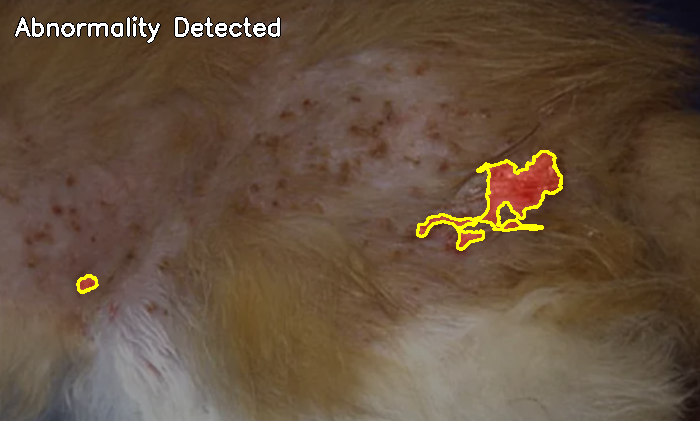
#> input picture batch_results/overlays/Allergy dermatitis/AD1.png, 700 x 421 px; its folder holds only this picture in this run
$ python Batch_Test.py 'batch_results/overlays/Allergy dermatitis'   (older library calls are emulated)
#> lines starting #> are read from the running program, lines starting #| are printed output that depends on the picture; after the words box and inside, x2 and y2 are one past the last pixel; in counts of white or black regions, pixels touching at a corner belong together
### Puspin_v1.py
import cv2
import numpy as np
from dataclasses import dataclass

@dataclass
class FADResult:
    risk_level: str
    redness_score: float
    bald_area_ratio: float
    lesion_circularity: float
    affected_pixel_count: int
    overlay_image: np.ndarray
    metrics: dict


K_SENSITIVITY = 2.0
MIN_AREA_SIG = 0.005

def preprocess(image_bgr: np.ndarray) -> dict:
    h, w = image_bgr.shape[:2]
    scale = 700 / max(h, w)
    if scale < 1.0:
        image_bgr = cv2.resize(image_bgr, (int(w * scale), int(h * scale)))

    denoised = cv2.bilateralFilter(image_bgr, d=9, sigmaColor=75, sigmaSpace=75)

    return {
        "bgr":          denoised,
        "hsv":          cv2.cvtColor(denoised, cv2.COLOR_BGR2HSV),
        "lab":          cv2.cvtColor(denoised, cv2.COLOR_BGR2LAB),
        "gray":         cv2.cvtColor(denoised, cv2.COLOR_BGR2GRAY),
        "original_bgr": image_bgr,
    }


def get_cat_mask(data: dict) -> np.ndarray:
    hsv  = data["hsv"]
    gray = data["gray"]
    s, v = hsv[:, :, 1], hsv[:, :, 2]

    gray_f  = gray.astype(np.float32)
    mean_sq = cv2.blur(gray_f ** 2, (15, 15))
    mean    = cv2.blur(gray_f,      (15, 15))
    texture = np.sqrt((mean_sq - mean ** 2).clip(0))

    bg = ((s < 30) & (v > 200)) | ((texture < 8) & (v > 180))
    kernel = cv2.getStructuringElement(cv2.MORPH_ELLIPSE, (15, 15))
    bg = cv2.dilate(bg.astype(np.uint8), kernel, iterations=2)

    return ((1 - bg) * 255).astype(np.uint8)


def compute_edge_anomaly(gray: np.ndarray, cat_mask: np.ndarray) -> np.ndarray:
    sx = cv2.Sobel(gray, cv2.CV_64F, 1, 0, ksize=3)
    sy = cv2.Sobel(gray, cv2.CV_64F, 0, 1, ksize=3)
    sobel_mag = np.sqrt(sx**2 + sy**2)

    cat_vals = sobel_mag[cat_mask > 0]
    sobel_norm = (sobel_mag / cat_vals.max()).clip(0, 1) if cat_vals.max() > 0 else sobel_mag * 0

    sobel_f    = sobel_norm.astype(np.float32)
    local_mean = cv2.blur(sobel_f, (25, 25))
    local_msq  = cv2.blur(sobel_f ** 2, (25, 25))
    local_var  = (local_msq - local_mean ** 2).clip(0)

    anomaly = local_var / (local_var.max() + 1e-6)
    return anomaly.astype(np.float32)

def compute_texture_map(gray: np.ndarray, cat_mask: np.ndarray) -> np.ndarray:
    gray_f  = gray.astype(np.float32)
    mean_sq = cv2.blur(gray_f ** 2, (9, 9))
    mean    = cv2.blur(gray_f,      (9, 9))
    texture = np.sqrt((mean_sq - mean ** 2).clip(0))

    max_tex = texture[cat_mask > 0].max() if cat_mask.any() else 1.0
    smooth_map = 1.0 - (texture / (max_tex + 1e-6)).clip(0, 1)
    return smooth_map.astype(np.float32)

def get_adaptive_candidate_mask(edge_anomaly, smooth_map, cat_mask, gray) -> np.ndarray:

    edge_complexity = np.std(edge_anomaly[cat_mask > 0]) if cat_mask.any() else 0.5
    texture_w = np.clip(edge_complexity * 2, 0.4, 0.8)
    edge_w = 1.0 - texture_w

    fused = (edge_w * edge_anomaly + texture_w * smooth_map).clip(0, 1)
    fused_u8 = cv2.bitwise_and((fused * 255).astype(np.uint8), (fused * 255).astype(np.uint8), mask=cat_mask)

    _, candidate = cv2.threshold(fused_u8, 0, 255, cv2.THRESH_BINARY + cv2.THRESH_OTSU)

    k = cv2.getStructuringElement(cv2.MORPH_ELLIPSE, (7, 7))
    return cv2.morphologyEx(candidate, cv2.MORPH_OPEN, k)

def confirm_lesions_statistically(data: dict, candidate_mask: np.ndarray, cat_mask: np.ndarray) -> tuple:
    a = data["lab"][:, :, 1].astype(np.float32)
    cat_a_vals = a[cat_mask > 0]

    baseline_a = float(np.mean(cat_a_vals)) if len(cat_a_vals) > 0 else 128.0
    std_a      = float(np.std(cat_a_vals))  if len(cat_a_vals) > 0 else 5.0

    threshold_a = baseline_a + (K_SENSITIVITY * std_a)

    inflamed = (a > threshold_a).astype(np.uint8) * 255
    lesion_mask = cv2.bitwise_and(candidate_mask, inflamed)

    return lesion_mask, baseline_a, std_a


def filter_blobs(mask: np.ndarray, max_frac=0.6) -> np.ndarray:
    total = mask.shape[0] * mask.shape[1]
    conts, _ = cv2.findContours(mask, cv2.RETR_EXTERNAL, cv2.CHAIN_APPROX_SIMPLE)
    out = np.zeros_like(mask)
    for cnt in conts:
        area = cv2.contourArea(cnt)
        if 100 < area < (total * max_frac):
            cv2.drawContours(out, [cnt], -1, 255, -1)
    return out

def analyze_shape(lesion_mask: np.ndarray, cat_mask: np.ndarray) -> dict:
    cat_pixels = np.sum(cat_mask > 0)
    conts, _ = cv2.findContours(lesion_mask, cv2.RETR_EXTERNAL, cv2.CHAIN_APPROX_SIMPLE)

    if not conts:
        return {"area_ratio": 0.0, "circularity": 0.0, "count": 0, "conts": []}

    largest = max(conts, key=cv2.contourArea)
    p = cv2.arcLength(largest, True)
    a = cv2.contourArea(largest)
    circ = (4 * np.pi * a) / (p**2) if p > 0 else 0

    return {
        "area_ratio": float(np.sum(lesion_mask > 0) / (cat_pixels + 1)),
        "circularity": min(circ, 1.0),
        "count": len(conts),
        "conts": conts
    }

def detect(image_bgr: np.ndarray) -> FADResult:
    data = preprocess(image_bgr)
    cat_mask = get_cat_mask(data)


    edge_map = compute_edge_anomaly(data["gray"], cat_mask)
    smooth_map = compute_texture_map(data["gray"], cat_mask)


    candidates = get_adaptive_candidate_mask(edge_map, smooth_map, cat_mask, data["gray"])


    lesion_mask, base_a, std_a = confirm_lesions_statistically(data, candidates, cat_mask)


    lesion_mask = filter_blobs(lesion_mask)


    shape = analyze_shape(lesion_mask, cat_mask)


    is_healthy = True
    if shape["area_ratio"] > MIN_AREA_SIG and shape["count"] > 0:
        is_healthy = False

    overlay = data["original_bgr"].copy()
    if not is_healthy:
        mask_color = np.zeros_like(overlay)
        mask_color[lesion_mask > 0] = [30, 30, 220]
        cv2.addWeighted(mask_color, 0.4, overlay, 0.6, 0, overlay)
        cv2.drawContours(overlay, shape["conts"], -1, (0, 255, 255), 2)
        status = "Abnormality Detected"
    else:
        status = "No Abnormality Detected"

    cv2.putText(overlay, status, (15, 35), cv2.FONT_HERSHEY_SIMPLEX, 0.8, (0,0,0), 4)
    cv2.putText(overlay, status, (15, 35), cv2.FONT_HERSHEY_SIMPLEX, 0.8, (255,255,255), 2)

    return FADResult(
        risk_level = "High" if not is_healthy else "Low",
        redness_score = float((base_a - 128) / 128),
        bald_area_ratio = shape["area_ratio"],
        lesion_circularity = shape["circularity"],
        affected_pixel_count = int(np.sum(lesion_mask > 0)),
        overlay_image = overlay,
        metrics = {"stat_base_redness": base_a, "stat_std_redness": std_a}
    )

# [6 lines that do not run on import are left out]

### Batch_Test.py
import os
import sys
import csv
import time
import argparse

import cv2

# If Puspin_v1.py is NOT in the same folder as this script, uncomment and edit:
# sys.path.append(r"F:\path\to\folder\containing\Puspin_v1")

from Puspin_v1 import detect

IMG_EXTS = {".png", ".jpg", ".jpeg", ".bmp", ".tiff"}

def find_images(root_folder):
    """Walk root_folder recursively, yield (full_path, category, filename)."""
    for dirpath, _, filenames in os.walk(root_folder):
        for fname in filenames:
            ext = os.path.splitext(fname)[1].lower()
            if ext in IMG_EXTS:
                full_path = os.path.join(dirpath, fname)
                category = os.path.basename(dirpath)
                yield full_path, category, fname


def run_batch(dataset_folder, output_folder):
    os.makedirs(output_folder, exist_ok=True)
    csv_path = os.path.join(output_folder, "results.csv")

    images = list(find_images(dataset_folder))
    total = len(images)
    if total == 0:
        print(f"No images found under: {dataset_folder}")
        return

    print(f"Found {total} image(s). Starting batch test...\n")

    rows = []
    errors = []
    risk_counts = {"High": 0, "Low": 0}
    start_time = time.time()

    for i, (full_path, category, fname) in enumerate(images, 1):
        print(f"[{i}/{total}] {category}/{fname} ... ", end="", flush=True)
        t0 = time.time()
        try:
            img = cv2.imread(full_path)
            if img is None:
                raise ValueError("cv2.imread returned None (unreadable/corrupt file)")

            result = detect(img)
            elapsed = time.time() - t0

            risk_counts[result.risk_level] = risk_counts.get(result.risk_level, 0) + 1

            rows.append({
                "filename": fname,
                "category": category,
                "full_path": full_path,
                "risk_level": result.risk_level,
                "redness_score": f"{result.redness_score * 100:.2f}%",
                "bald_area_ratio": f"{result.bald_area_ratio * 100:.2f}%",
                "lesion_circularity": result.lesion_circularity,
                "affected_pixel_count": result.affected_pixel_count,
                "stat_base_redness": result.metrics.get("stat_base_redness"),
                "stat_std_redness": result.metrics.get("stat_std_redness"),
                "processing_time_sec": round(elapsed, 3),
                "error": "",
            })

            # Save overlay image, mirroring category subfolder
            out_subfolder = os.path.join(output_folder, "overlays", category)
            os.makedirs(out_subfolder, exist_ok=True)
            out_path = os.path.join(out_subfolder, fname)
            cv2.imwrite(out_path, result.overlay_image)

            print(f"done ({result.risk_level}, {elapsed:.2f}s)")

        except Exception as e:
            elapsed = time.time() - t0
            errors.append((full_path, str(e)))
            rows.append({
                "filename": fname,
                "category": category,
                "full_path": full_path,
                "risk_level": "",
                "redness_score": "",
                "bald_area_ratio": "",
                "lesion_circularity": "",
                "affected_pixel_count": "",
                "stat_base_redness": "",
                "stat_std_redness": "",
                "processing_time_sec": round(elapsed, 3),
                "error": str(e),
            })
            print(f"ERROR: {e}")

    # Write CSV
    fieldnames = [
        "filename", "category", "full_path", "risk_level", "redness_score",
        "bald_area_ratio", "lesion_circularity", "affected_pixel_count",
        "stat_base_redness", "stat_std_redness", "processing_time_sec", "error",
    ]
    with open(csv_path, "w", newline="", encoding="utf-8") as f:
        writer = csv.DictWriter(f, fieldnames=fieldnames)
        writer.writeheader()
        writer.writerows(rows)

    total_time = time.time() - start_time

    # Summary
    print("\n" + "=" * 50)
    print("BATCH TEST SUMMARY")
    print("=" * 50)
    print(f"Total images:     {total}")
    print(f"Successful:       {total - len(errors)}")
    print(f"Errors:           {len(errors)}")
    for level, count in risk_counts.items():
        print(f"  Risk={level}: {count}")
    print(f"Total time:       {total_time:.2f}s")
    print(f"Avg time/image:   {total_time / total:.2f}s")
    print(f"\nResults CSV:      {csv_path}")
    print(f"Overlay images:   {os.path.join(output_folder, 'overlays')}")

    if errors:
        print("\nFiles that failed:")
        for path, err in errors:
            print(f"  - {path}: {err}")


def main():
    parser = argparse.ArgumentParser(description="Batch-test Puspin_v1.detect() over a folder of images.")
    parser.add_argument("dataset_folder", help="Folder containing images (searched recursively)")
    parser.add_argument("--output", default="batch_results", help="Folder to write results.csv and overlays into")
    args = parser.parse_args()

    run_batch(args.dataset_folder, args.output)
#> in run_batch, img is the input picture: shape (421, 700, 3); mean B, G, R 61.8, 80.5, 100.9
#> in detect, `data = preprocess(image_bgr)`: data = 5 items
#> in get_cat_mask, `mean    = cv2.blur(gray_f,      (15, 15))`:
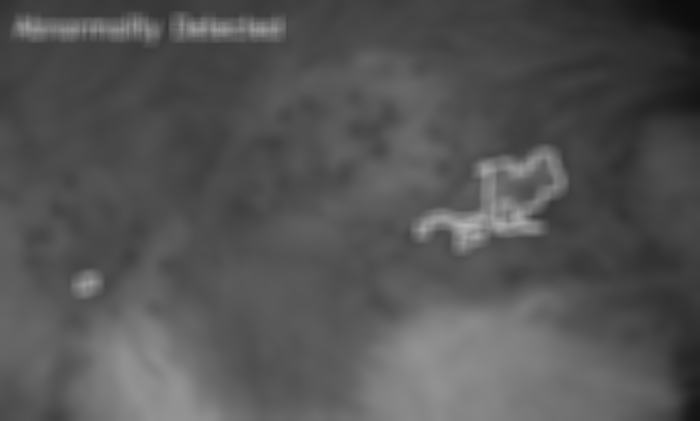
#> mean: shape (421, 700) float32; min 13, max 184.1, mean 84.5
#> in get_cat_mask, `bg = ((s < 30) & (v > 200)) | ((texture < 8) & (v > 180))`:
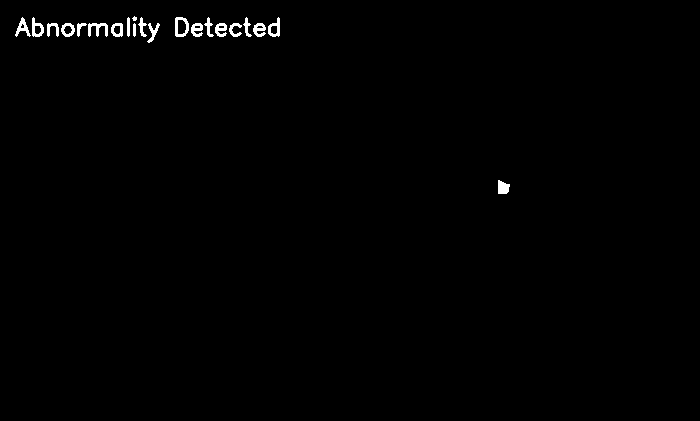
#> bg: shape (421, 700) bool; 0.69% white; 21 white regions (1 under 20 px), largest, box (x1, y1, x2, y2) and area: (175, 17, 189, 37) 149, (88, 23, 108, 37) 148, (498, 180, 510, 194) 130
#> in compute_texture_map, `mean_sq = cv2.blur(gray_f ** 2, (9, 9))`:
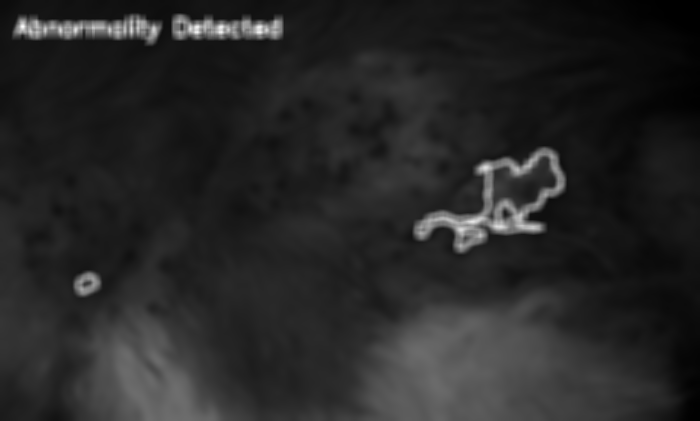
#> mean_sq: shape (421, 700) float32; min 169, max 51409.4, mean 8053.3; drawn with min black and max white
#> in compute_texture_map, `max_tex = texture[cat_mask > 0].max() if cat_mask.any() else 1.0`: max_tex = 87.28
#> in compute_texture_map, `smooth_map = 1.0 - (texture / (max_tex + 1e-6)).clip(0, 1)`:
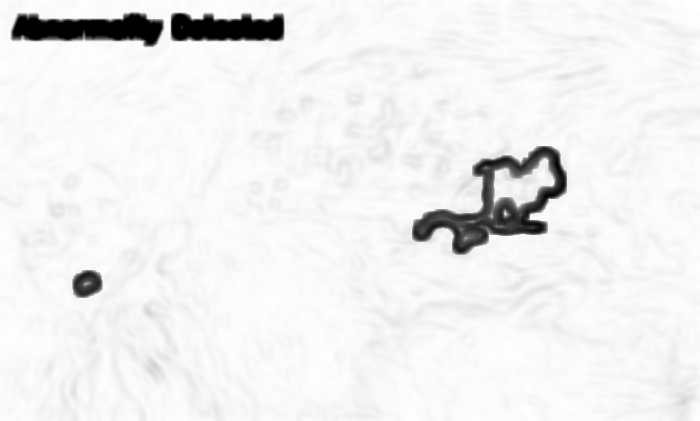
#> smooth_map: shape (421, 700) float32; min 0, max 1, mean 0.937
#> in get_adaptive_candidate_mask, `edge_complexity = np.std(edge_anomaly[cat_mask > 0]) if cat_mask.any()..`: edge_complexity = 0.0721
#> in get_adaptive_candidate_mask, `texture_w = np.clip(edge_complexity * 2, 0.4, 0.8)`: texture_w = 0.4
#> in get_adaptive_candidate_mask, `edge_w = 1.0 - texture_w`: edge_w = 0.6
#> in get_adaptive_candidate_mask, `fused_u8 = cv2.bitwise_and((fused * 255).astype(np.uint8), (fused * 25..`:
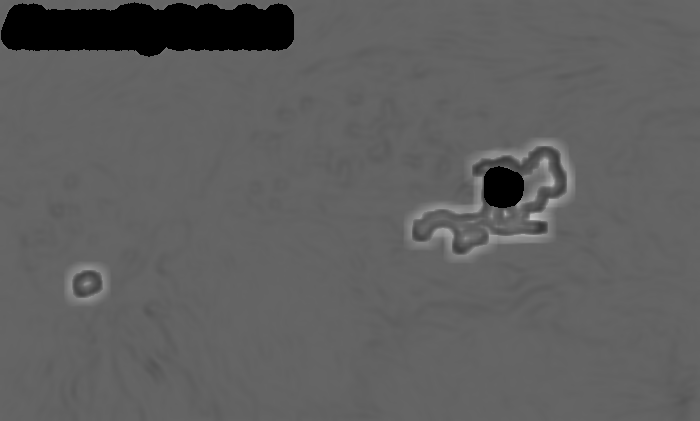
#> fused_u8: shape (421, 700); min 0, max 194, mean 94.6
#> in confirm_lesions_statistically, `a = data["lab"][:, :, 1].astype(np.float32)`:
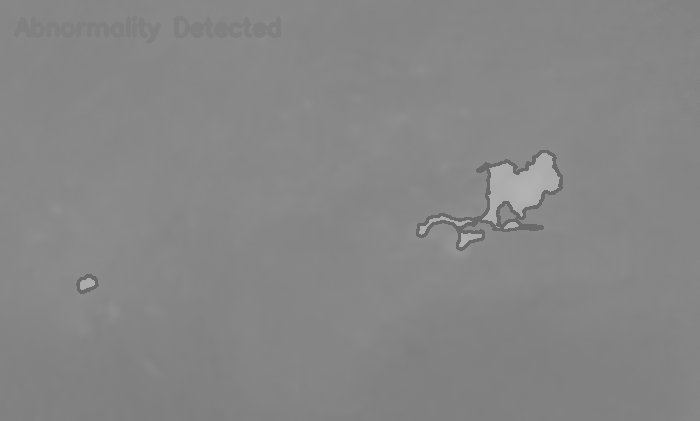
#> a: shape (421, 700) float32; min 106, max 178, mean 134
#> in confirm_lesions_statistically, `baseline_a = float(np.mean(cat_a_vals)) if len(cat_a_vals) > 0 else 12..`: baseline_a = 133.9
#> in confirm_lesions_statistically, `std_a      = float(np.std(cat_a_vals))  if len(cat_a_vals) > 0 else 5.0`: std_a = 5.06
#> in confirm_lesions_statistically, `threshold_a = baseline_a + (K_SENSITIVITY * std_a)`: threshold_a = 144
#> in detect, `lesion_mask, base_a, std_a = confirm_lesions_statistically(data, candi..`: base_a = 133.9; std_a = 5.06
#> in filter_blobs, `conts, _ = cv2.findContours(mask, cv2.RETR_EXTERNAL, cv2.CHAIN_APPROX_..`: conts = 12 contours, 4 with area under 20; largest, box (x1, y1, x2, y2) and area: (512, 153, 560, 217) 1291, (446, 234, 466, 256) 160, (419, 216, 472, 235) 134, (459, 233, 482, 247) 130, (482, 206, 497, 225) 122, (80, 278, 95, 290) 106, (504, 222, 519, 229) 52, (500, 163, 513, 171) 36
#> the loop in filter_blobs, `for cnt in conts:` made 12 passes
#> area on passes 1, 2, 3, 5, 6, 7, 11, 12: 105.5, 159.5, 129.5, 51.5, 133.5, 122.5, 35.5, 1291
#> in analyze_shape, `cat_pixels = np.sum(cat_mask > 0)`: cat_pixels = 280674
#> in analyze_shape, `conts, _ = cv2.findContours(lesion_mask, cv2.RETR_EXTERNAL, cv2.CHAIN_..`: conts = 6 contours; box (x1, y1, x2, y2) and area: (512, 153, 560, 217) 1291, (446, 234, 466, 256) 160, (419, 216, 472, 235) 134, (459, 233, 482, 247) 130, (482, 206, 497, 225) 122, (80, 278, 95, 290) 106
#> in analyze_shape, `largest = max(conts, key=cv2.contourArea)`: largest = contour of 88 points, box (x1, y1, x2, y2) (512, 153, 560, 217), area 1291
#> in analyze_shape, `p = cv2.arcLength(largest, True)`: p = 197.8
#> in analyze_shape, `a = cv2.contourArea(largest)`: a = 1291
#> in analyze_shape, `circ = (4 * np.pi * a) / (p**2) if p > 0 else 0`: circ = 0.415
#> in detect, `shape = analyze_shape(lesion_mask, cat_mask)`: shape = 4 items
#> in detect, `cv2.putText(overlay, status, (15, 35), cv2.FONT_HERSHEY_SIMPLEX, 0.8, ..`:
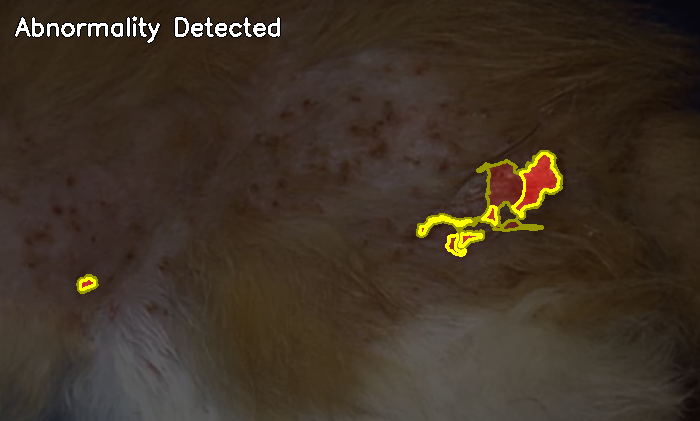
#> overlay: shape (421, 700, 3); mean B, G, R 37.7, 50, 62.4
#| done (High, 0.90s)
#> the loop in run_batch, `for level, count in risk_counts.items():` made 2 passes
#> (level, count) on passes 1 to 2: ('High', 1), ('Low', 0)
#> (printed output is left out)


if __name__ == "__main__":
    main()

$ run again, on batch_results/overlays/Feline Acne/FA1.png
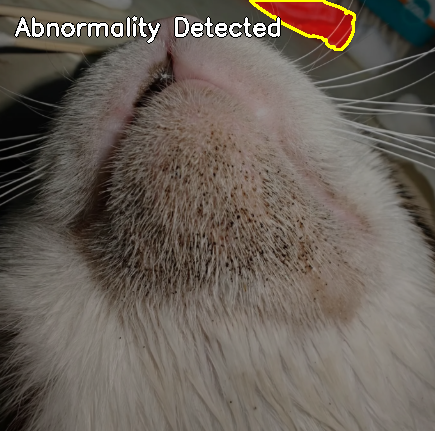
#> input picture batch_results/overlays/Feline Acne/FA1.png, 435 x 431 px
#> in run_batch, img is the input picture: shape (431, 435, 3); mean B, G, R 87.3, 95.7, 104.7
#> data = 5 items
#> hsv: shape (431, 435, 3); mean H, S, V 17.3, 46, 105.2
#> in get_cat_mask, `bg = ((s < 30) & (v > 200)) | ((texture < 8) & (v > 180))`:
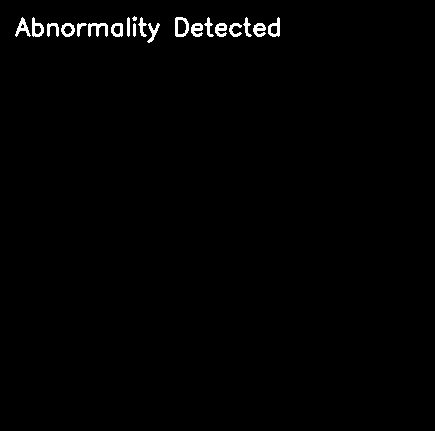
#> bg: shape (431, 435) bool; 1% white; 20 white regions (1 under 20 px), largest, box (x1, y1, x2, y2) and area: (175, 17, 189, 37) 149, (88, 23, 108, 37) 148, (32, 17, 44, 37) 124
#> max_tex = 85.69
#> edge_complexity = 0.062
#> texture_w = 0.4
#> edge_w = 0.6
#> baseline_a = 130.2
#> in confirm_lesions_statistically, `std_a      = float(np.std(cat_a_vals))  if len(cat_a_vals) > 0 else 5.0`: std_a = 6.32
#> threshold_a = 142.9
#> inflamed: shape (431, 435); 1.3% white; 2 white regions (1 under 20 px), largest, box (x1, y1, x2, y2) and area: (255, 2, 353, 48) 2379
#> lesion_mask: shape (431, 435); 1.1% white; 2 white regions (1 under 20 px)
#> in detect, `lesion_mask, base_a, std_a = confirm_lesions_statistically(data, candi..`: base_a = 130.2; std_a = 6.32
#> in filter_blobs, `conts, _ = cv2.findContours(mask, cv2.RETR_EXTERNAL, cv2.CHAIN_APPROX_..`: conts = 2 contours, 1 with area under 20; largest, box (x1, y1, x2, y2) and area: (255, 2, 353, 48) 1906
#> the loop in filter_blobs, `for cnt in conts:` made 2 passes
#> area on pass 2: 1905.5
#> cat_pixels = 174839
#> in analyze_shape, `conts, _ = cv2.findContours(lesion_mask, cv2.RETR_EXTERNAL, cv2.CHAIN_..`: conts = 1 contour; box (x1, y1, x2, y2) and area: (255, 2, 353, 48) 1906
#> largest = contour of 95 points, box (x1, y1, x2, y2) (255, 2, 353, 48), area 1906
#> p = 261.6
#> in analyze_shape, `a = cv2.contourArea(largest)`: a = 1905.5
#> circ = 0.35
#> shape = 4 items
#> in detect, `cv2.putText(overlay, status, (15, 35), cv2.FONT_HERSHEY_SIMPLEX, 0.8, ..`:
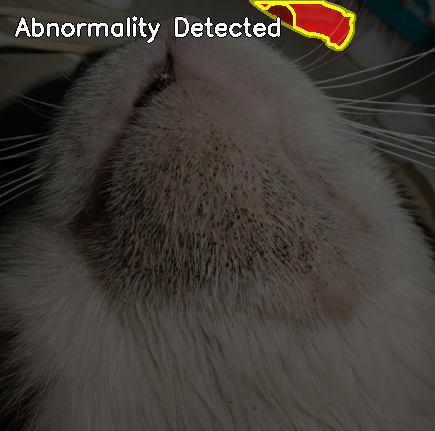
#> overlay: shape (431, 435, 3); mean B, G, R 53.5, 59.4, 65.2
#| done (High, 0.66s)
#> fieldnames = ['filename', 'category', 'full_path', 'risk_level', 'redness_score', 'bald_area_ratio', 'lesion_circularity', 'affected_pixel_count', 'stat_base_redness', 'stat_std_redness', 'processing_time_sec', 'error']
#> the loop in run_batch, `for level, count in risk_counts.items():` made 2 passes
#> (level, count) on passes 1 to 2: ('High', 2), ('Low', 0)
#> (printed output is left out)
